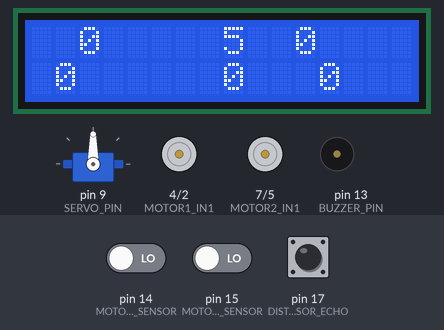
Simulated run of this sketch. Board: Arduino Uno, built with avr-gcc and run on an emulated ATmega328P. Parts: 16×2 character LCD, servo, motor-driver pin pairs drawn as motors (green arrow = first pin HIGH = forward, orange = second pin HIGH = backward, longer = more drive, scaled by the enable pin), buzzer (waves = sounding, pin HIGH). The test bench sets the inputs (shaded band); at power-on: pin 14 (MOTOR1_SENSOR) LOW, pin 17 (DISTANCE_SENSOR_ECHO) LOW, pin 15 (MOTOR2_SENSOR) LOW. Pins used as bus, display or sensor lines are not drawn.

Above: at 8.2 s.
8.3 s: pin 14 (MOTOR1_SENSOR) driven HIGH
At 10.1 s:
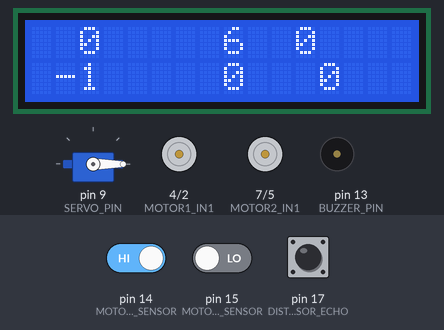
11.1 s: pin 17 (DISTANCE_SENSOR_ECHO) pulsed HIGH 2 times (0.12 s each, 0.3 s apart)
At 16.8 s:
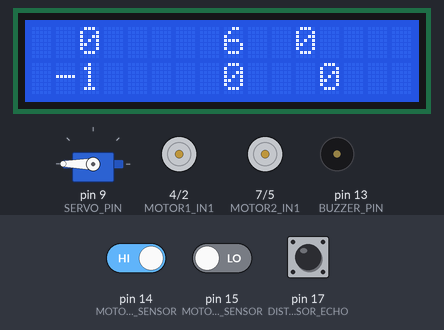
At 23.2 s:
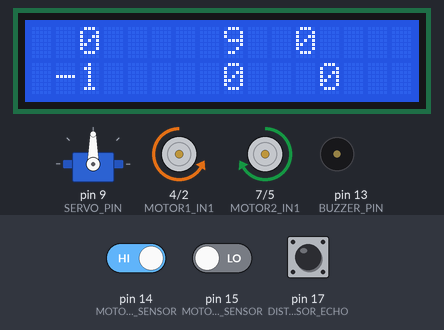
Timing chart, 0 to 23.4 s (numbered marks = the images above; inputs shaded):
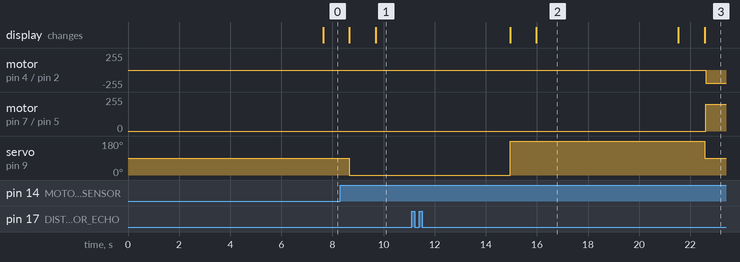

The sketch:

robot-code.ino
```cpp
#include "wheels.h"
#include "lcd-monitor.h"
#include "buzzer.h"
#include "servo.h"
#include "distance_sensor.h"
#include "ir_receiver.h"
#include "ticker.h"
#include "state-machine.hpp"

#define ROT_90_TICKS 17
#define ROT_120_TICKS 24
#define ROT_180_TICKS 80
#define OBSTACLE_DIST 20

uint8_t animation_frame_index = 0;

uint32_t lastTime = 0;
uint32_t startTime = 0;
bool t1 = false, t2 = false;

// IRrecv ir_receiver(RECEIVER_PIN);
// decode_results receiver_results;

// int currentDriveState = SQUARE_STATE_1;
// int currentDriveState = TRIANGLE_STATE_1;
int currentDriveState = AUTO_STATE_1;

int obstacle_length = 0;
int obstacle_width = 0;


void left(int speed, int ticks, int next_state) {
  if (wheels_left_travelled_ticks < ticks) {
    wheels_left_forward(speed);
  } else {
    wheels_left_stop();
  }

  if (wheels_right_travelled_ticks > -ticks) {
    wheels_right_backward(speed);
  } else {
    wheels_right_stop();
  }

  if (wheels_left_travelled_ticks > ticks && wheels_right_travelled_ticks < -ticks) {
    wheels_left_travelled_ticks = 0;
    wheels_right_travelled_ticks = 0;
    currentDriveState = next_state;
  }
}

void right(int speed, int ticks, int next_state) {
  if (wheels_left_travelled_ticks > -ticks) {
    wheels_left_backward(speed);
  } else {
    wheels_left_stop();
  }

  if (wheels_right_travelled_ticks < ticks) {
    wheels_right_forward(speed);
  } else {
    wheels_right_stop();
  }

  if (wheels_left_travelled_ticks < -ticks && wheels_right_travelled_ticks > ticks) {
    wheels_left_travelled_ticks = 0;
    wheels_right_travelled_ticks = 0;
    currentDriveState = next_state;
  }
}

void forward(int lspeed, int rspeed, int ticks, int next_state) {
  if (wheels_left_travelled_ticks < ticks) {
    wheels_left_forward(lspeed);
  } else {
    wheels_left_stop();
  }

  if (wheels_right_travelled_ticks < ticks) {
    wheels_right_forward(rspeed);
  } else {
    wheels_right_stop();
  }

  if (wheels_left_travelled_ticks > ticks && wheels_right_travelled_ticks > ticks) {
    wheels_left_travelled_ticks = 0;
    wheels_right_travelled_ticks = 0;
    currentDriveState = next_state;
  }
}

void backward(int lspeed, int rspeed, int ticks, int next_state) {
  if (wheels_left_travelled_ticks > -ticks) {
    wheels_left_backward(lspeed);
  } else {
    wheels_left_stop();
  }

  if (wheels_right_travelled_ticks > -ticks) {
    wheels_right_backward(rspeed);
  } else {
    wheels_right_stop();
  }

  if (wheels_left_travelled_ticks < -ticks && wheels_right_travelled_ticks < -ticks) {
    wheels_left_travelled_ticks = 0;
    wheels_right_travelled_ticks = 0;
    currentDriveState = next_state;
  }
}

void forward_until1(int lspeed, int rspeed, int current_dist, int target_dist, int next_state) {
  if (current_dist < target_dist) {
    wheels_left_stop();
    wheels_right_stop();
    wheels_left_travelled_ticks = 0;
    wheels_right_travelled_ticks = 0;
    currentDriveState = next_state;
  } else {
    wheels_left_forward(lspeed);
    wheels_right_forward(rspeed);
  }
}

void forward_until2(int lspeed, int rspeed, int current_dist, int target_dist, int next_state) {
  if (current_dist > target_dist) {
    wheels_left_stop();
    wheels_right_stop();
    obstacle_length = (wheels_left_travelled_ticks + wheels_right_travelled_ticks) / 2;
    wheels_left_travelled_ticks = 0;
    wheels_right_travelled_ticks = 0;
    currentDriveState = next_state;
  } else {
    wheels_left_forward(lspeed);
    wheels_right_forward(rspeed);
  }
}

int left_distance;
int right_distance;

void check_neighbourhood() {
  uint32_t currTime = millis();

  if (startTime == 0) {
    startTime = currTime;
  }
  uint32_t diff = currTime - startTime;

  servo_set(0);

  if(diff < 2000) {
    return;
  }

  if(!t1) {
    for(int i = 0; i < 5; i++) {
      distance_sensor_unit_read();
      delay(100);
    }
    left_distance = distance_sensor_read();
    lcd_monitor_display_int(0, 8, left_distance);
    t1 = true;
  }

  servo_set(180);

  if(diff < 4000) {
    return;
  }

  if(!t2) {
    for(int i = 0; i < 5; i++) {
      distance_sensor_unit_read();
      delay(100);
    }
    right_distance = distance_sensor_read();
    lcd_monitor_display_int(1, 8, right_distance);
    t2 = true;
  }

  lcd_monitor_display_int(0, 8, left_distance);
  lcd_monitor_display_int(1, 8, right_distance);

  if (left_distance < 50 && right_distance < 50) {
    currentDriveState = AUTO_STATE_5;
  } else if (left_distance < right_distance) {
    currentDriveState = AUTO_STATE_3;
  } else {
    currentDriveState = AUTO_STATE_4;
  }

  startTime = 0;
  t1 = false;
  t2 = false;
}

void update_wheels() {
  wheels_update();

  unsigned int dist = distance_sensor_read();

  int go_straight_lspeed = 100;
  int go_straight_rspeed = 180;
  int rotate_speed = 200;

  switch (currentDriveState) {
    case SQUARE_STATE_1:
      forward(go_straight_lspeed, go_straight_rspeed, 100, SQUARE_STATE_2);
      break;
    case SQUARE_STATE_2:
      right(rotate_speed, ROT_90_TICKS, SQUARE_STATE_1);
      break;
    case TRIANGLE_STATE_1:
      forward(go_straight_lspeed, go_straight_rspeed, 100, TRIANGLE_STATE_2);
      break;
    case TRIANGLE_STATE_2:
      left(rotate_speed, 40, TRIANGLE_STATE_1);
      break;
    case AUTO_STATE_1:
      forward_until1(go_straight_lspeed, go_straight_rspeed, dist, OBSTACLE_DIST, AUTO_STATE_2);
      break;
    case AUTO_STATE_2:
      check_neighbourhood();
      break;
    case AUTO_STATE_3:
      servo_set(90);
      delay(50);
      left(rotate_speed, ROT_90_TICKS, AUTO_STATE_1);
      break;
    case AUTO_STATE_4:
      servo_set(90);
      delay(50);
      right(rotate_speed, ROT_90_TICKS - 5, AUTO_STATE_1);
      break;
    case AUTO_STATE_5:
      servo_set(90);
      delay(50);
      right(rotate_speed, ROT_180_TICKS, AUTO_STATE_1);
      break;
    case AUTO_STATE_6:
      forward_until2(go_straight_lspeed, go_straight_rspeed, dist, OBSTACLE_DIST, AUTO_STATE_8);
      break;
    case AUTO_STATE_7:
      forward_until2(go_straight_lspeed, go_straight_rspeed, dist, OBSTACLE_DIST, AUTO_STATE_9);
      break;
    case AUTO_STATE_8:
      right(rotate_speed, ROT_90_TICKS, AUTO_STATE_10);
      break;
    case AUTO_STATE_9:
      left(rotate_speed, ROT_90_TICKS, AUTO_STATE_11);
      break;
    case AUTO_STATE_10:
      forward_until2(go_straight_lspeed, go_straight_rspeed, dist, OBSTACLE_DIST, AUTO_STATE_12);
      break;
    case AUTO_STATE_11:
      forward_until2(go_straight_lspeed, go_straight_rspeed, dist, OBSTACLE_DIST, AUTO_STATE_13);
      break;
    case AUTO_STATE_12:
      right(rotate_speed, ROT_90_TICKS, AUTO_STATE_14);
      break;
    case AUTO_STATE_13:
      left(rotate_speed, ROT_90_TICKS, AUTO_STATE_15);
      break;
    case AUTO_STATE_14:
      forward(go_straight_lspeed, go_straight_rspeed, obstacle_length, AUTO_STATE_16);
      break;
    case AUTO_STATE_15:
      forward(go_straight_lspeed, go_straight_rspeed, obstacle_length, AUTO_STATE_17);
      break;
    case AUTO_STATE_16:
      left(rotate_speed, ROT_90_TICKS, AUTO_STATE_1);
      break;
    case AUTO_STATE_17:
      right(rotate_speed, ROT_90_TICKS, AUTO_STATE_1);
      break;
  }
}

void update_lcd_monitor() {
  lcd_monitor_clear();

  float speeds_sum = wheels_left_speed + wheels_right_speed;
  unsigned int sensor_distance = distance_sensor_read();

  lcd_monitor_display_int(0, 2, wheels_left_speed);
  lcd_monitor_display_int(0, 11, wheels_right_speed);
  lcd_monitor_display_int(0, 8, currentDriveState);
  lcd_monitor_display_int(1, 1, wheels_left_travelled_ticks);
  lcd_monitor_display_int(1, 12, wheels_right_travelled_ticks);
  lcd_monitor_display_int(1, 8, sensor_distance);

  // if(speeds_sum == 0)
  // {
  //   lcd_monitor_display_special_character(0, 8, LCD_STOP_ANIMATION, animation_frame_index);
  //   animation_frame_index = (animation_frame_index + 1) % LCD_FRAMES_NUMBER;
  // }
  // else if(speeds_sum > 0)
  // {
  //   lcd_monitor_display_special_character(0, 8, LCD_FORWARD_ANIMATION, animation_frame_index);
  //   animation_frame_index = (animation_frame_index + 1) % LCD_FRAMES_NUMBER;
  // }
  // else
  // {
  //   lcd_monitor_display_special_character(0, 8, LCD_BACKWARD_ANIMATION, animation_frame_index);
  //   animation_frame_index = (animation_frame_index + 1) % LCD_FRAMES_NUMBER;
  // }
}

void update_buzzer() {
  float speeds_sum = wheels_left_speed + wheels_right_speed;

  if (speeds_sum < 0) {
    buzzer_play(-speeds_sum * 100);
  } else {
    buzzer_stop();
  }
}

// void update_remote()
// {
//   if (ir_receiver.decode()) {
//     if(ir_receiver.decodedIRData.decodedRawData == IR_RECEIVER_FORWARD_CHAR)
//     {
//       wheels_go_distance(50, 50);
//     }
//     else if(ir_receiver.decodedIRData.decodedRawData == IR_RECEIVER_BACKWARD_CHAR)
//     {
//       wheels_go_distance(-50, -50);
//     }

//     ir_receiver.resume();
//   }
// }

void update_distance_sensor() {
  distance_sensor_unit_read();
}

Ticker wheels_ticker(200, update_wheels);
Ticker lcd_monitor_ticker(750, update_lcd_monitor);
Ticker buzzer_ticker(1000, update_buzzer);
Ticker distance_sensor_ticker(50, update_distance_sensor);
// Ticker remote_ticker(300, update_remote);

void setup() {
  Serial.begin(9600);

  wheels_initialize();
  lcd_monitor_initialize();

  buzzer_initialize();
  servo_initialize();
  distance_sensor_initialize();

  servo_set(90);
  delay(1000);

  // ir_receiver.enableIRIn();

  for (int i = 0; i < 5; i++) {
    update_distance_sensor();
    delay(100);
  }
}

void loop() {
  // remote_ticker.check();
  distance_sensor_ticker.check();
  lcd_monitor_ticker.check();
  wheels_ticker.check();
  // buzzer_ticker.check();
}
```

buzzer.cpp
```cpp
#include "buzzer.h"

static beep()
{
  digitalWrite(BUZZER_PIN, digitalRead(BUZZER_PIN) ^ 1);
}

void buzzer_initialize()
{
  pinMode(BUZZER_PIN, OUTPUT);
  Timer1.initialize();
  buzzer_is_playing = false;
}

void buzzer_play(uint32_t delay_period)
{
  buzzer_stop();
  Timer1.attachInterrupt(beep, delay_period);
  buzzer_is_playing = true;
}

void buzzer_stop()
{
  if(buzzer_is_playing)
  {
    Timer1.detachInterrupt();
    buzzer_is_playing = false;
  }
}
```

buzzer.h
```cpp
#ifndef LCD_BUZZER_H
#define LCD_BUZZER_H

#include "TimerOne.h"

#define BUZZER_PIN  13

static bool buzzer_is_playing;

void buzzer_initialize();
void buzzer_play(uint32_t delay_period);
void buzzer_stop();

// need 9,10 pins

#endif // LCD_BUZZER_H
```

distance_sensor.cpp
```cpp
#include "distance_sensor.h"

#define LAST_DISTANCES_NUMBER 1

volatile unsigned int last_distances[LAST_DISTANCES_NUMBER];
volatile int last_distances_index = -1;

void distance_sensor_initialize()
{
  pinMode(DISTANCE_SENSOR_TRIG, OUTPUT);
  pinMode(DISTANCE_SENSOR_ECHO, INPUT);
}

void distance_sensor_unit_read()
{
  /* uruchamia sonar (puls 10 ms na `TRIGGER')
  * oczekuje na powrotny sygnał i aktualizuje
  */
  digitalWrite(DISTANCE_SENSOR_TRIG, HIGH);
  delay(10);
  digitalWrite(DISTANCE_SENSOR_TRIG, LOW);

  unsigned long time_of_travel = pulseIn(DISTANCE_SENSOR_ECHO, HIGH);

  /* prędkość dźwięku = 340m/s => 1 cm w 29 mikrosekund
  * droga tam i z powrotem, zatem:
  */

  last_distances_index  = (last_distances_index + 1) % LAST_DISTANCES_NUMBER;

  last_distances[last_distances_index] = time_of_travel / 58;
}

unsigned int distance_sensor_read()
{
  unsigned int sum = 0;
  for(int i = 0; i < LAST_DISTANCES_NUMBER; i++)
  {
    sum += last_distances[(last_distances_index + i) % LAST_DISTANCES_NUMBER];
  }

  return sum / LAST_DISTANCES_NUMBER;
}
```

distance_sensor.h
```cpp
#ifndef DISTANCE_SENSOR_H
#define DISTANCE_SENSOR_H

#include <Arduino.h>

#define DISTANCE_SENSOR_TRIG   16
#define DISTANCE_SENSOR_ECHO   17

void distance_sensor_initialize();
void distance_sensor_unit_read();
unsigned int distance_sensor_read();

#endif // DISTANCE_SENSOR_H
```

ir_receiver.cpp
```cpp

```

ir_receiver.h
```cpp
#ifndef IR_RECEIVER_H
#define IR_RECEIVER_H

#define RECEIVER_PIN 11

#define IR_RECEIVER_0_CHAR           0xE619FF00
#define IR_RECEIVER_1_CHAR           0xBA45FF00
#define IR_RECEIVER_2_CHAR           0xB946FF00
#define IR_RECEIVER_3_CHAR           0xB847FF00
#define IR_RECEIVER_4_CHAR           0xBB44FF00
#define IR_RECEIVER_5_CHAR           0xBF40FF00
#define IR_RECEIVER_6_CHAR           0xBC43FF00
#define IR_RECEIVER_7_CHAR           0xF807FF00
#define IR_RECEIVER_8_CHAR           0xEA15FF00
#define IR_RECEIVER_9_CHAR           0xF609FF00
#define IR_RECEIVER_STAR_CHAR        0xE916FF00
#define IR_RECEIVER_HASH_CHAR        0xF20DFF00
#define IR_RECEIVER_OK_CHAR          0xE31CFF00
#define IR_RECEIVER_LEFT_CHAR        0xF708FF00
#define IR_RECEIVER_RIGHT_CHAR       0xA55AFF00
#define IR_RECEIVER_FORWARD_CHAR     0xE718FF00
#define IR_RECEIVER_BACKWARD_CHAR    0xAD52FF00

#include <IRremote.h>

// needs 2,3,11 pin

#endif // IR_RECEIVER_H
```

servo.cpp
```cpp
#include "Arduino.h"
#include "servo.h"

void servo_initialize()
{
  serwomechanizm.attach(SERVO_PIN);
}

void servo_set(int angle)
{
  serwomechanizm.write(angle);
}
```

servo.h
```cpp
#ifndef SERVO_H
#define SERVO_H

#define SERVO_PIN   9

#include <Servo.h>

static Servo serwomechanizm;

void servo_initialize();
void servo_set(int angle);

#endif // SERVO_H
```

state-machine.cpp
```cpp
#include "state-machine.hpp"
```

state-machine.hpp
```cpp
#ifndef STATE_MACHINE_HPP
#define STATE_MACHINE_HPP

#define SQUARE_STATES         2
#define SQUARE_STATE_1        1   // go forward x cm
#define SQUARE_STATE_2        2   // rotate right 90 deg

#define TRIANGLE_STATES       2
#define TRIANGLE_STATE_1      3   // go forward x cm
#define TRIANGLE_STATE_2      4   // rotate right 120 deg

#define AUTO_STATES           17
#define AUTO_STATE_1          5   // go forward until obstacle is further than 20 cm else go to AUTO_STATE_2
#define AUTO_STATE_2          6   // stop, check distance to left and right obstacle, if left distance > 50 go to AUTO_STATE_3, if right distance > 50 go to AUTO_STATE_4, else go to AUTO_STATE_5
#define AUTO_STATE_3          7   // rotate left 90 deg, look right, go to AUTO_STATE_6
#define AUTO_STATE_4          8   // rotate right 90 deg, look left, go to AUTO_STATE_7
#define AUTO_STATE_5          9   // rotate right 180 deg, go to AUTO_STATE_1
#define AUTO_STATE_6          10  // go forward until obstacle is closer than 20 cm, go to AUTO_STATE_8
#define AUTO_STATE_7          11  // go forward until obstacle is closer than 20 cm, go to AUTO_STATE_9
#define AUTO_STATE_8          12  // rotate right 90 deg, go to AUTO_STATE_10
#define AUTO_STATE_9          13  // rotate left 90 deg, go to AUTO_STATE_11
#define AUTO_STATE_10         14  // go forward until obstacle is closer than 20 cm, go to AUTO_STATE_12
#define AUTO_STATE_11         15  // go forward until obstacle is closer than 20 cm, go to AUTO_STATE_13
#define AUTO_STATE_12         16  // rotate right 90 deg, go to AUTO_STATE_14
#define AUTO_STATE_13         17  // rotate left 90 deg, go to AUTO_STATE_15
#define AUTO_STATE_14         18  // go forward p cm, go to AUTO_STATE_16
#define AUTO_STATE_15         19  // go forward p cm, go to AUTO_STATE_17
#define AUTO_STATE_16         20  // rotate left 90 deg, go to AUTO_STATE_1
#define AUTO_STATE_17         21  // rotate right 90 deg, go to AUTO_STATE_1

#endif // STATE_MACHINE_HPP
```

ticker.cpp
```cpp
#include "ticker.h"

Ticker::Ticker(unsigned long p, void(*fun)(void))
{
  period = p;
  trigger = fun;
  previousStart = 0;
}

void Ticker::check()
{
  unsigned long timeNow = millis();
  if(timeNow - previousStart > period)
  {
    (*trigger)();
    previousStart = timeNow;
  }
}
```

ticker.h
```cpp
#ifndef TICKER_H
#define TICKER_H

#include <Arduino.h>

class Ticker
{
  public:
    Ticker(unsigned long p, void(*fun)(void));
    void check();

  private:
    unsigned long period;
    unsigned long previousStart;
    void (*trigger)(void);
};

#endif // TICKER_H
```

wheels.h
```cpp
#ifndef WHEELS_H
#define WHEELS_H

#include <Arduino.h>

#define MOTOR1_EN           3
#define MOTOR1_IN1          4
#define MOTOR1_IN2          2
#define MOTOR1_SENSOR       14

#define MOTOR2_EN           6
#define MOTOR2_IN1          7
#define MOTOR2_IN2          5
#define MOTOR2_SENSOR       15

#define WHEELS_MAX_VALUE    255
#define WHEELS_MIN_VALUE    80
#define WHEELS_ZERO_VALUE   20

#define TICKS_PER_CM        2
#define TICKS_PER_DEG       1

#define WHEELS_FORWARD      1
#define WHEELS_BACKWARD     -1

#define MIN_DRIFT_TRESHOLD  10
#define DRIFT_COMPENSATION  0
#define TICK_SPEED_COEFF    3

extern float wheels_left_speed;
extern float wheels_right_speed;

extern int32_t wheels_left_travelled_ticks;
extern int32_t wheels_right_travelled_ticks;

void wheels_initialize();

void wheels_left_forward(int speed);
void wheels_left_backward(int speed);
void wheels_left_stop();

void wheels_right_forward(int speed);
void wheels_right_backward(int speed);
void wheels_right_stop();

void wheels_go_distance(int left_cm, int right_cm);
void wheels_go_angle(int deg);

void wheels_update();

#endif // WHEELS_H
```

lcd-monitor.h
```cpp
#ifndef LCD_MONITOR_H
#define LCD_MONITOR_H

#include <Wire.h>
#include <LiquidCrystal_I2C.h>

#define LCD_ADDRESS               0x27
#define LCD_COLS                  16
#define LCD_ROWS                  2

#define LCD_ANIMATIONS_NUMBER     3
#define LCD_FRAMES_NUMBER         4

#define LCD_STOP_ANIMATION        0
#define LCD_FORWARD_ANIMATION     1
#define LCD_BACKWARD_ANIMATION    2


static LiquidCrystal_I2C lcd_monitor(LCD_ADDRESS, LCD_COLS, LCD_ROWS);

void lcd_monitor_initialize();
void lcd_monitor_clear();
void lcd_monitor_display_int(uint8_t row, uint8_t col, int value);
void lcd_monitor_display_float(uint8_t row, uint8_t col, float value);
void lcd_monitor_display_special_character(uint8_t row, uint8_t col, uint8_t animation_index, uint8_t frame_index);

#endif // LCD_MONITOR_H
```

Source omitted: wheels.cpp (5461 bytes), lcd-monitor.cpp (2413 bytes)

Measured:
- after the input at 8.3 s, the display: first differs from a run without the input after 1.4 s (image 1)
- after the input at 11.1 s, motor on pin 4 (MOTOR1_IN1) / pin 2 (MOTOR1_IN2): stopped → backward 200/255 after 11.5 s; motor on pin 7 (MOTOR2_IN1) / pin 5 (MOTOR2_IN2): stopped → forward 200/255 after 11.5 s; servo on pin 9 (SERVO_PIN): 0° → 180° after 3.9 s instead of 5.2 s
- what the display in image 2 shows lasts 5.5 s, from 16.0 s to 21.5 s
